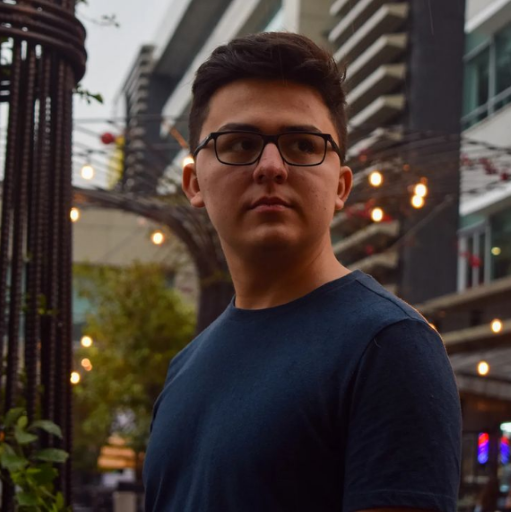
%> input picture Yo.PNG, 511 x 512 px
$ octave Punto10.m   (GNU Octave 9; MATLAB toolbox functions it lacks are replaced by stand-ins)
%> lines starting %> are read from the running program, lines starting %| are printed output that depends on the picture
clear
for n =1:8

foto=imread('Yo.PNG');
%> foto is the input picture: size 512x511x3 uint8; mean R, G, B 69.2, 58.7, 55.1
fotog = rgb2gray ( foto );
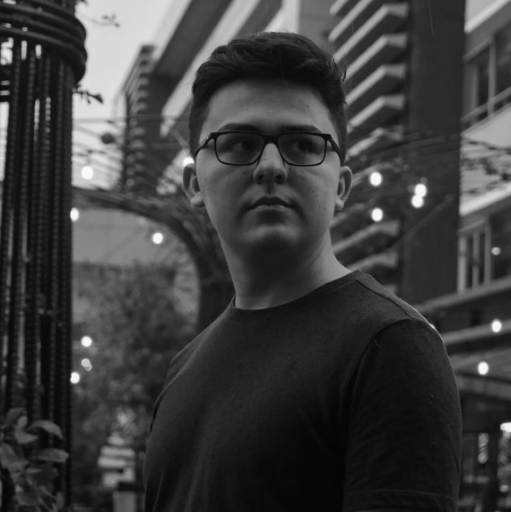
%> fotog: size 512x511 uint8; min 3, max 251, mean 61.4
fotodouble = im2double ( fotog );
imagen=[]

for i =1:511
  for j =1:511
    fotomodificada(i,j) = fotodouble(i,j)+(1/1.1)^n;


  end

end


    imshow(fotomodificada)
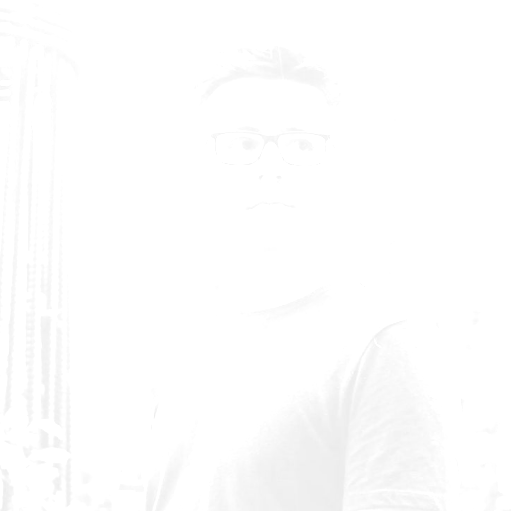
%> displayed picture: size 511x511, on the screen's scale of 0 to 255; min 235, max 255, mean 253.6
hold on
imwrite(fotomodificada,n+".jpg")

end
foto1000 = fotodouble+(1/1.1)^1000;
foto1000s =imshow(foto1000)
imwrite(foto1000,1000+".jpg")

limit = 0.05;
i=1
%% distancia de norma donde el limite es 0.05

while 1
l005 = fotodouble + (1/1.1)^i;
 Norma = norm ( fotodouble -l005 , 2);
    norm1 = norm(fotodouble -l005,1)
    norm2 = norm(fotodouble -l005,2)
    norminf = norm(fotodouble -l005,'inf')
    normfro = norm(fotodouble -l005,'fro')
    i=i+1
 if norm1 > limit | norm2> limit | norminf > limit | normfro > limit
 break
 end
end
%> this loop made 1 pass
%> (Norma, norm1, norm2, norminf, normfro) on pass 1: (465, 465.5, 465, 464.5, 465)
%> after the loop, i = 2
